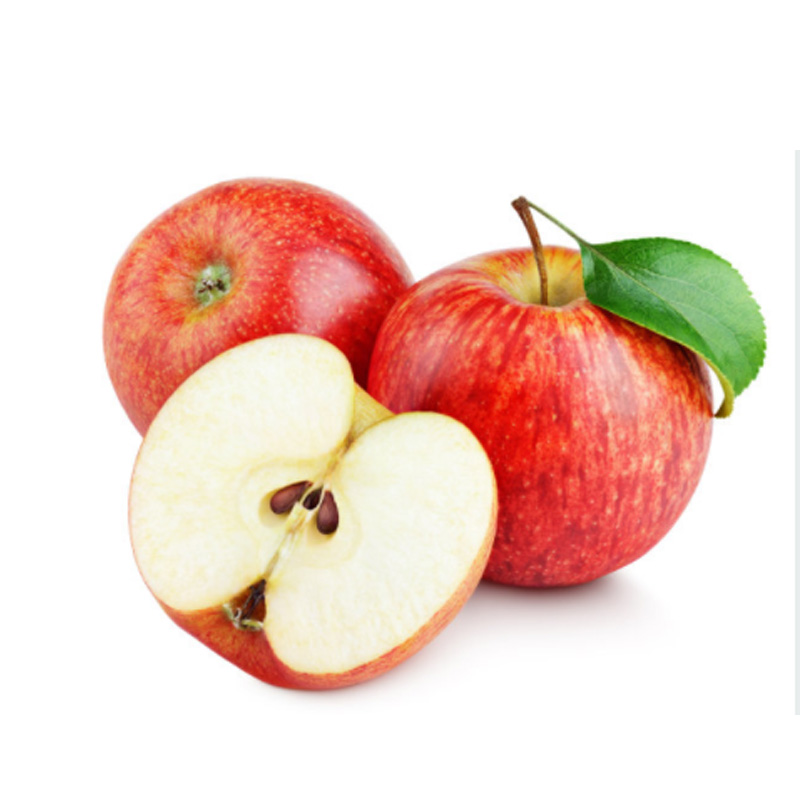
#> input picture 001-pre-processing/images/apple1.jpg, 800 x 800 px, given in place of the camera
$ jupyter execute 003-optical-flow.ipynb   (text cells are left out)
#> lines starting #> are read from the running program, lines starting #| are printed output that depends on the picture; after the words box and inside, x2 and y2 are one past the last pixel; in counts of white or black regions, pixels touching at a corner belong together
[cell 1]
import numpy as np
import cv2

[cell 2]
# Capturar a imagem da webcam
cap = cv2.VideoCapture(0)

[cell 3]
# Lendo o primeiro frame
ret, first_frame = cap.read()
#> first_frame is the input picture: shape (800, 800, 3); mean B, G, R 204.8, 215.1, 241
prev_gray = cv2.cvtColor(first_frame, cv2.COLOR_BGR2GRAY)
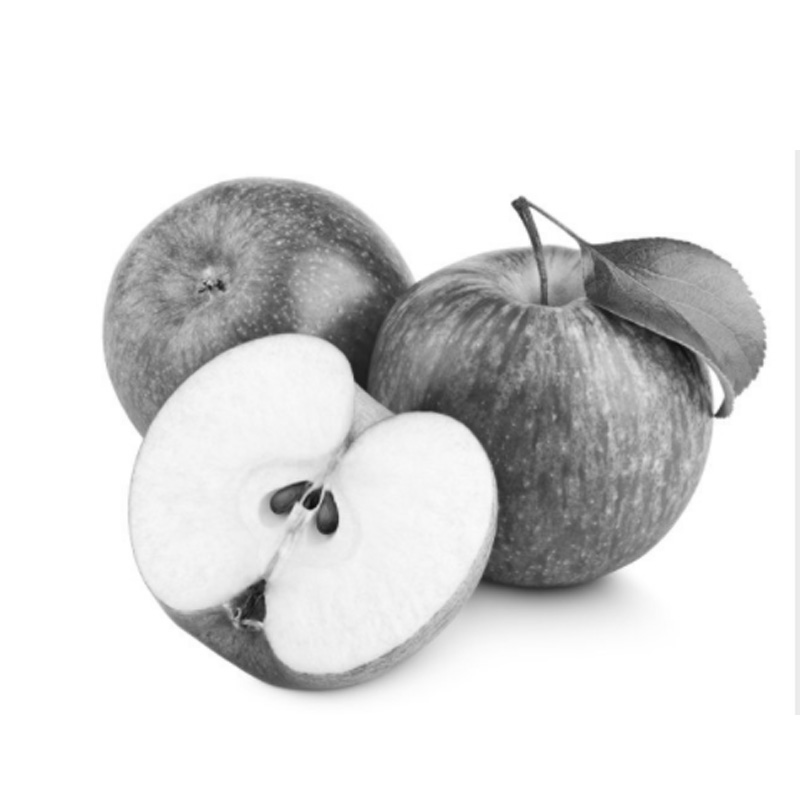
#> prev_gray: shape (800, 800); min 9, max 255, mean 221.7

[cell 4]
# Criar uma máscara no primeiro frame
mask = np.zeros_like(first_frame)

[cell 5]
# Seta a imagem com saturação no max
mask[...,1] = 255

[cell 6]
while True:
    ret, frame = cap.read()
    gray = cv2.cvtColor(frame, cv2.COLOR_BGR2GRAY)

    flow = cv2.calcOpticalFlowFarneback(
                                        prev_gray,
                                        gray,
                                        None,
                                        pyr_scale= 0.5,
                                        levels=3,
                                        winsize=15,
                                        iterations=3,
                                        poly_n=5,
                                        poly_sigma=1.1,
                                        flags=0
                                        )

    # Computadar a magnitude ang do optical flow dos vetores 2D
    magnitude, angle = cv2.cartToPolar(flow[...,0], flow[...,1])
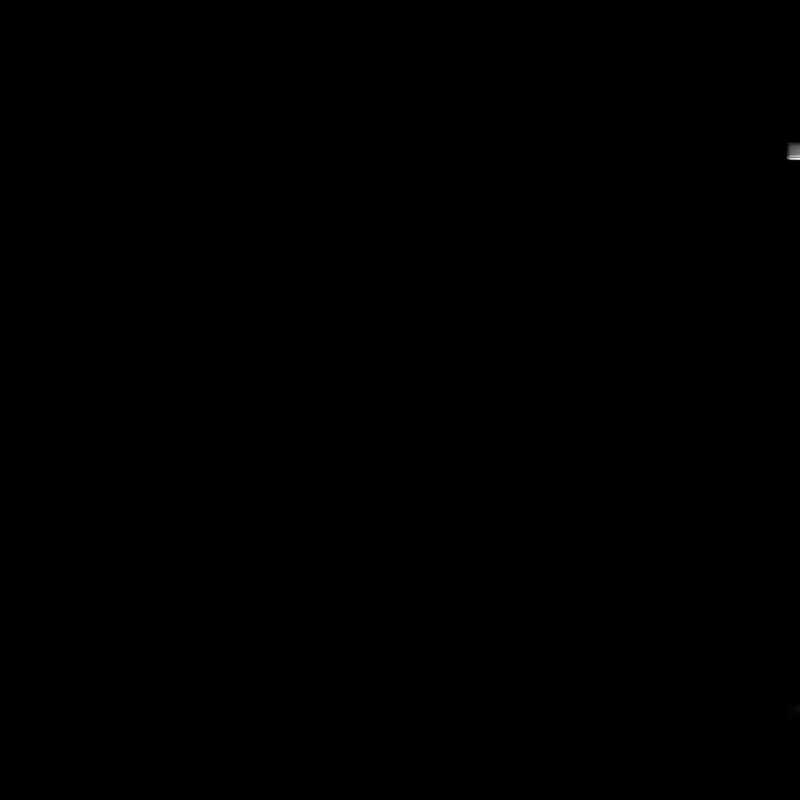
#> magnitude: shape (800, 800) float32; min 0, max 0.00471, mean 9.5e-07; drawn with min black and max white
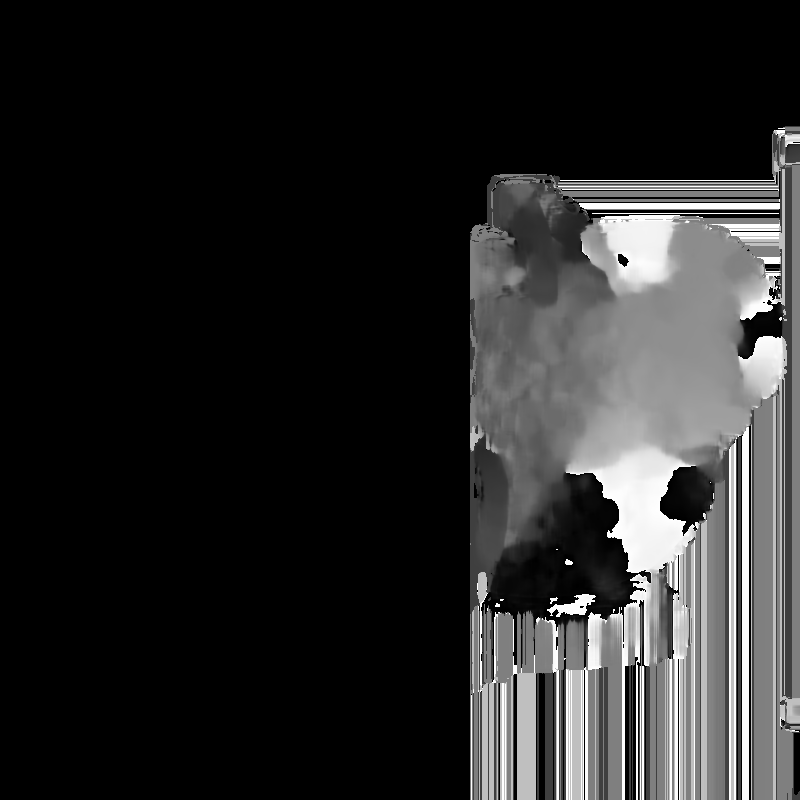
#> angle: shape (800, 800) float32; min 0, max 6.28, mean 0.991; drawn with min black and max white

    # Setar o hue de acordo com o fluxo optico
    mask[..., 0] = angle * 180 / np.pi / 2
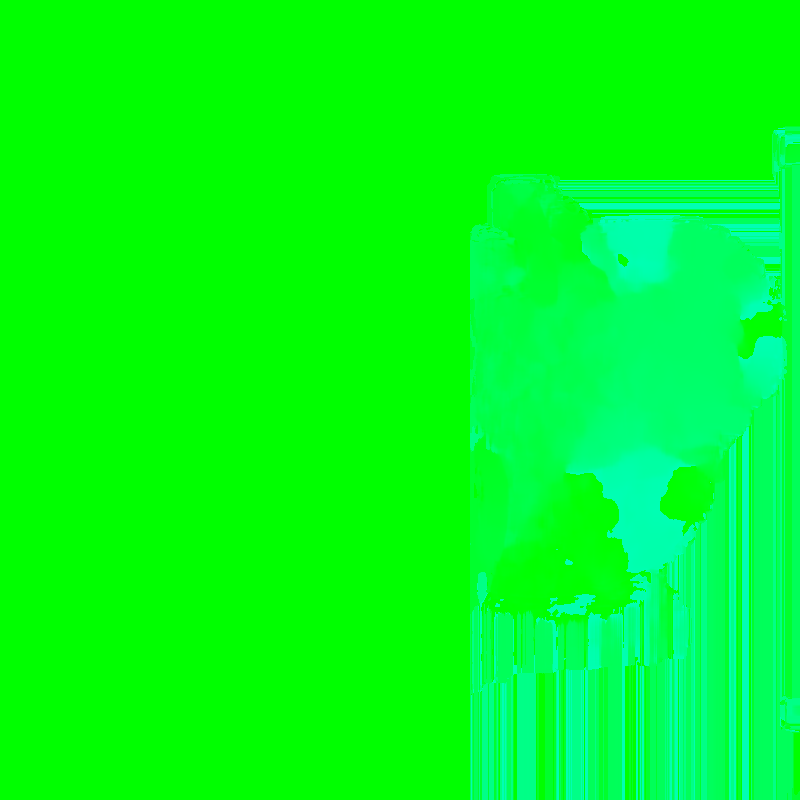
#> mask: shape (800, 800, 3); mean of channels 0, 1, 2 28.3, 255, 0; drawn as B, G, R

    # Setar a imagem de acordo com a magnitude de fluxo optico (normalizado)
    mask[...,2] = cv2.normalize(magnitude, None, 0, 255, cv2.NORM_MINMAX)
#> mask: shape (800, 800, 3); 0.08% of pixels changed, all inside (x1, y1, x2, y2) = (786, 141, 800, 721)

    # Converter HSV para BGR
    rgb = cv2.cvtColor(mask, cv2.COLOR_HSV2BGR)

    # Soma ponderada
    dense_flow = cv2.addWeighted(frame, 1, rgb, 2, 0)

    # Mostar
    cv2.imshow("Dense optical flwo", dense_flow)
    prev_gray = gray
    if cv2.waitKey(10) & 0xFF == ord('q'):
#> (key q is pressed here)
        break

cap.release()
cv2.destroyAllWindows()
